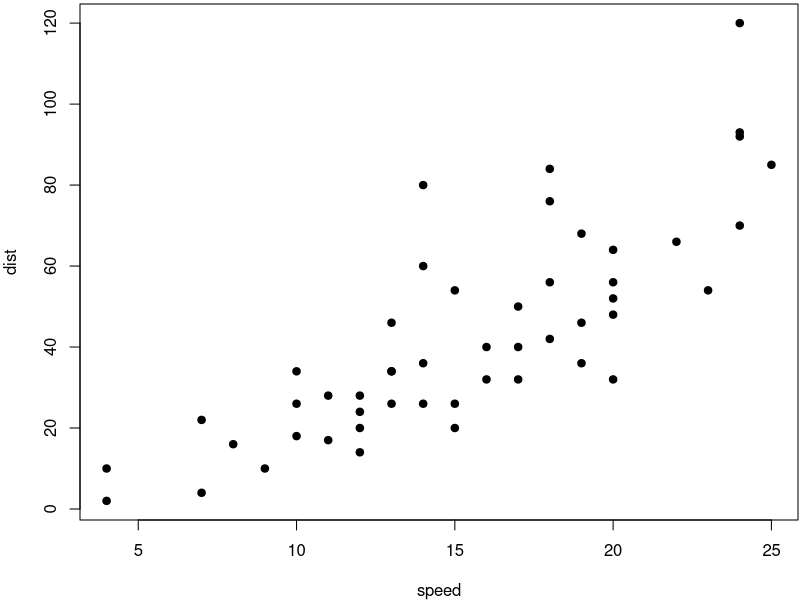
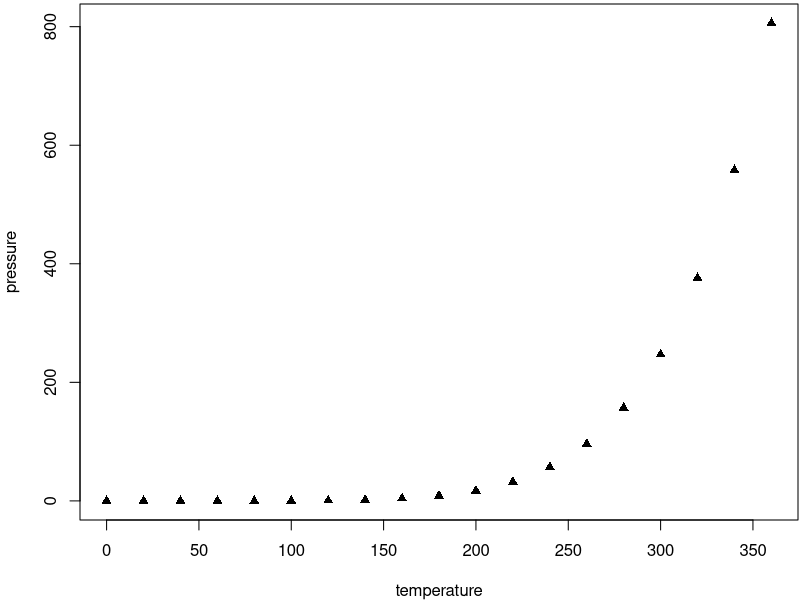

The R script that drew these images, in order:
## ---- chunk 1

### eval: evaluates a code chunk
### echo: echo source code or not
### results: 'hide', 'asis'? idk

## ---- chunk 2
### collapse: 'True' or "FALSE':make the output compact by merging the text output and source code into a single code block in the output
### include: 
### warning: FALSE
### message: FALSE
## ---- chunk 3
### fig.width; fig.height; in single option = fig.dim = c(3,2); width followed by height.
## ---- chunk 4
### out.width; out.height is for output width and height in percentatges
### fig.aligh: left center or right
### dev: record r plots: pdf for latex, png for html, svg or jpeg
### fig.cap: caption for figure
### child: opens child document and Idk wtf this is;
## ---- chunk 5
knitr::opts_chunk$set(fig.width = 6, collapse = TRUE)

## ---- chunk 6
par(mar = c(4,4,0.2,0.1))
plot(cars, pch = 19)
plot(pressure, pch = 17)
